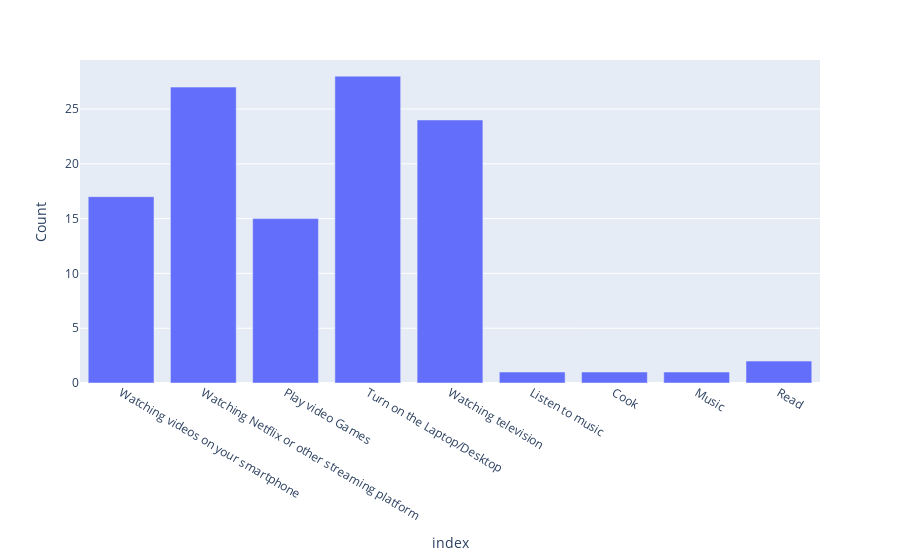

Notebook code cell kept with this figure:
### Code cell
fig = px.bar(habits, x=habits.index, y='Count')
fig.show()

### Figure 1 — Plotly figure (JSON) as saved in the notebook; plotly's stock layout.template omitted (floating-point values rounded to 4 significant figures)
{"data": [{"alignmentgroup": "True", "hovertemplate": "index=%{x}<br>Count=%{y}<extra></extra>", "legendgroup": "", "marker": {"color": "#636efa", "pattern": {"shape": ""}}, "name": "", "offsetgroup": "", "orientation": "v", "showlegend": false, "textposition": "auto", "type": "bar", "x": ["Watching videos on your smartphone", "Watching Netflix or other streaming platform", "Play video Games", "Turn on the Laptop/Desktop", "Watching television", "Listen to music", "Cook", "Music", "Read"], "xaxis": "x", "y": [17, 27, 15, 28, 24, 1, 1, 1, 2], "yaxis": "y"}], "layout": {"barmode": "relative", "legend": {"tracegroupgap": 0}, "margin": {"t": 60}, "xaxis": {"anchor": "y", "domain": [0, 1], "title": {"text": "index"}}, "yaxis": {"anchor": "x", "domain": [0, 1], "title": {"text": "Count"}}}}
